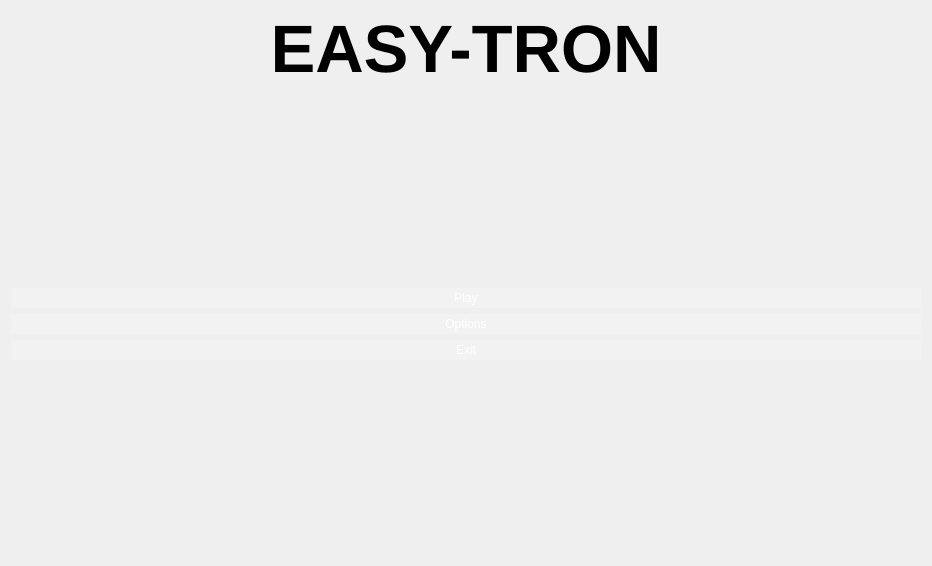
<?xml version="1.0" encoding="UTF-8"?>
<ui version="4.0">
 <class>MainMenu</class>
 <widget class="QWidget" name="MainMenu">
  <property name="geometry">
   <rect>
    <x>0</x>
    <y>0</y>
    <width>932</width>
    <height>566</height>
   </rect>
  </property>
  <property name="windowTitle">
   <string>Form</string>
  </property>
  <layout class="QVBoxLayout" name="verticalLayout">
   <item>
    <widget class="QLabel" name="label">
     <property name="font">
      <font>
       <pointsize>50</pointsize>
       <weight>75</weight>
       <bold>true</bold>
      </font>
     </property>
     <property name="text">
      <string>EASY-TRON</string>
     </property>
     <property name="alignment">
      <set>Qt::AlignHCenter|Qt::AlignTop</set>
     </property>
    </widget>
   </item>
   <item>
    <spacer name="verticalSpacer_2">
     <property name="orientation">
      <enum>Qt::Vertical</enum>
     </property>
     <property name="sizeHint" stdset="0">
      <size>
       <width>20</width>
       <height>40</height>
      </size>
     </property>
    </spacer>
   </item>
   <item>
    <widget class="QPushButton" name="playBtn">
     <property name="styleSheet">
      <string notr="true">background-color: rgba(255,255,255,50);
color: white;
border: none;
padding-left: 30px;
padding-right: 30px;
padding-top: 3px;
padding-bottom: 3px;</string>
     </property>
     <property name="text">
      <string>Play</string>
     </property>
    </widget>
   </item>
   <item>
    <widget class="QPushButton" name="optionsBtn">
     <property name="styleSheet">
      <string notr="true">background-color: rgba(255,255,255,50);
color: white;
border: none;
padding-left: 30px;
padding-right: 30px;
padding-top: 3px;
padding-bottom: 3px;</string>
     </property>
     <property name="text">
      <string>Options</string>
     </property>
    </widget>
   </item>
   <item>
    <widget class="QPushButton" name="exitBtn">
     <property name="styleSheet">
      <string notr="true">background-color: rgba(255,255,255,50);
color: white;
border: none;
padding-left: 30px;
padding-right: 30px;
padding-top: 3px;
padding-bottom: 3px;</string>
     </property>
     <property name="text">
      <string>Exit</string>
     </property>
    </widget>
   </item>
   <item>
    <spacer name="verticalSpacer">
     <property name="orientation">
      <enum>Qt::Vertical</enum>
     </property>
     <property name="sizeHint" stdset="0">
      <size>
       <width>20</width>
       <height>40</height>
      </size>
     </property>
    </spacer>
   </item>
  </layout>
 </widget>
 <resources/>
 <connections/>
</ui>
